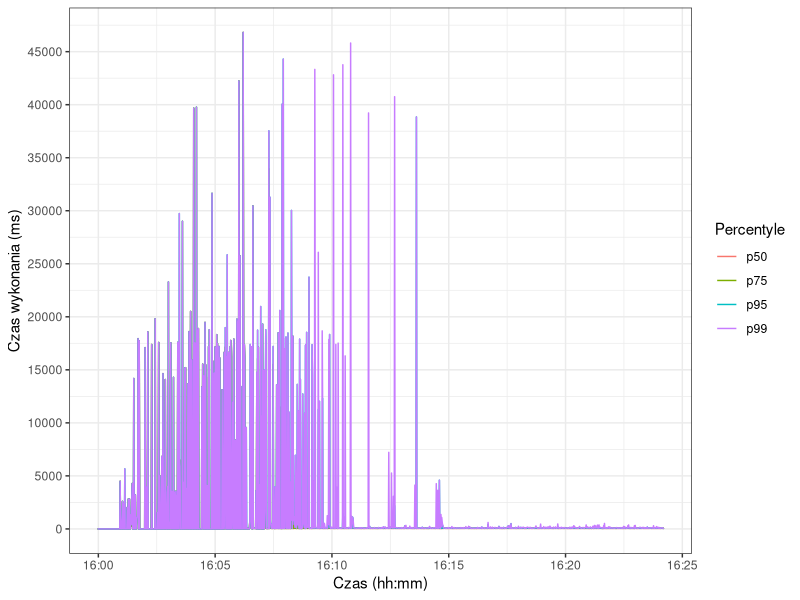

Recreate this plot in R.
library("ggplot2")
library("scales")

png(filename="azure-eventhub-percentiles.png", width=640, height=480)

dat = read.csv("percentiles.csv")
dat$time = as.POSIXct(dat$time, format = "%Y-%m-%dT%H:%M:%S")

ggplot(data=dat, aes(time)) +
theme_bw() +
scale_x_datetime(labels = date_format("%H:%M"), breaks = pretty_breaks(n=10)) +
scale_y_continuous(breaks=pretty_breaks(n=10)) +
labs(x = "Czas (hh:mm)", y = "Czas wykonania (ms)", color = "Percentyle") +
geom_line(aes(y = p50, color = "p50")) +
geom_line(aes(y = p75, color = "p75")) +
geom_line(aes(y = p95, color = "p95")) +
geom_line(aes(y = p99, color = "p99"))

